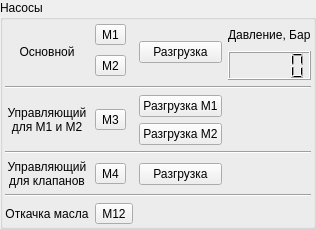
      <widget class="QGroupBox" name="PumpControl">
       <property name="title">
        <string>Насосы</string>
       </property>
       <layout class="QGridLayout" name="gridLayout_17">
        <property name="leftMargin">
         <number>2</number>
        </property>
        <property name="topMargin">
         <number>4</number>
        </property>
        <property name="rightMargin">
         <number>2</number>
        </property>
        <property name="bottomMargin">
         <number>2</number>
        </property>
        <item row="1" column="1">
         <widget class="QToolButton" name="KM1">
          <property name="toolTip">
           <string>KM1</string>
          </property>
          <property name="toolTipDuration">
           <number>500</number>
          </property>
          <property name="text">
           <string>M1</string>
          </property>
          <property name="checkable">
           <bool>true</bool>
          </property>
         </widget>
        </item>
        <item row="2" column="1">
         <widget class="QToolButton" name="KM2">
          <property name="toolTip">
           <string>KM2</string>
          </property>
          <property name="toolTipDuration">
           <number>500</number>
          </property>
          <property name="text">
           <string>M2</string>
          </property>
          <property name="checkable">
           <bool>true</bool>
          </property>
         </widget>
        </item>
        <item row="10" column="1">
         <widget class="QToolButton" name="KM4">
          <property name="toolTip">
           <string>KM4</string>
          </property>
          <property name="toolTipDuration">
           <number>500</number>
          </property>
          <property name="text">
           <string>M4</string>
          </property>
          <property name="checkable">
           <bool>true</bool>
          </property>
         </widget>
        </item>
        <item row="10" column="2">
         <widget class="QPushButton" name="YA3">
          <property name="toolTip">
           <string>YA3</string>
          </property>
          <property name="toolTipDuration">
           <number>500</number>
          </property>
          <property name="text">
           <string>Разгрузка</string>
          </property>
          <property name="checkable">
           <bool>true</bool>
          </property>
         </widget>
        </item>
        <item row="10" column="0">
         <widget class="QLabel" name="label_4">
          <property name="text">
           <string>Управляющий
для клапанов</string>
          </property>
          <property name="alignment">
           <set>Qt::AlignCenter</set>
          </property>
         </widget>
        </item>
        <item row="13" column="1">
         <widget class="QToolButton" name="KM9">
          <property name="toolTip">
           <string>KM9</string>
          </property>
          <property name="toolTipDuration">
           <number>500</number>
          </property>
          <property name="text">
           <string>M12</string>
          </property>
          <property name="checkable">
           <bool>true</bool>
          </property>
         </widget>
        </item>
        <item row="13" column="0">
         <widget class="QLabel" name="label_11">
          <property name="text">
           <string>Откачка масла</string>
          </property>
          <property name="alignment">
           <set>Qt::AlignCenter</set>
          </property>
         </widget>
        </item>
        <item row="7" column="1" rowspan="2">
         <widget class="QToolButton" name="KM3">
          <property name="toolTip">
           <string>KM3</string>
          </property>
          <property name="toolTipDuration">
           <number>500</number>
          </property>
          <property name="text">
           <string>M3</string>
          </property>
          <property name="checkable">
           <bool>true</bool>
          </property>
         </widget>
        </item>
        <item row="7" column="2">
         <widget class="QPushButton" name="YA1">
          <property name="toolTip">
           <string>YA1</string>
          </property>
          <property name="toolTipDuration">
           <number>500</number>
          </property>
          <property name="text">
           <string>Разгрузка М1</string>
          </property>
          <property name="checkable">
           <bool>true</bool>
          </property>
         </widget>
        </item>
        <item row="8" column="2">
         <widget class="QPushButton" name="YA2">
          <property name="toolTip">
           <string>YA2</string>
          </property>
          <property name="toolTipDuration">
           <number>500</number>
          </property>
          <property name="text">
           <string>Разгрузка М2</string>
          </property>
          <property name="checkable">
           <bool>true</bool>
          </property>
         </widget>
        </item>
        <item row="7" column="0" rowspan="2">
         <widget class="QLabel" name="label_3">
          <property name="text">
           <string>Управляющий
для М1 и М2</string>
          </property>
          <property name="alignment">
           <set>Qt::AlignCenter</set>
          </property>
         </widget>
        </item>
        <item row="2" column="3">
         <widget class="QLCDNumber" name="BP1">
          <property name="minimumSize">
           <size>
            <width>0</width>
            <height>29</height>
           </size>
          </property>
          <property name="maximumSize">
           <size>
            <width>16777215</width>
            <height>29</height>
           </size>
          </property>
          <property name="toolTip">
           <string>BP1</string>
          </property>
          <property name="toolTipDuration">
           <number>500</number>
          </property>
          <property name="frameShape">
           <enum>QFrame::Box</enum>
          </property>
         </widget>
        </item>
        <item row="1" column="3">
         <widget class="QLabel" name="label_13">
          <property name="text">
           <string>Давление, Бар</string>
          </property>
         </widget>
        </item>
        <item row="1" column="2" rowspan="2">
         <widget class="QPushButton" name="YA5">
          <property name="toolTip">
           <string>YA5</string>
          </property>
          <property name="toolTipDuration">
           <number>500</number>
          </property>
          <property name="text">
           <string>Разгрузка</string>
          </property>
          <property name="checkable">
           <bool>true</bool>
          </property>
         </widget>
        </item>
        <item row="1" column="0" rowspan="2">
         <widget class="QLabel" name="label_2">
          <property name="text">
           <string>Основной</string>
          </property>
          <property name="alignment">
           <set>Qt::AlignCenter</set>
          </property>
         </widget>
        </item>
        <item row="4" column="0" colspan="4">
         <widget class="Line" name="line">
          <property name="orientation">
           <enum>Qt::Horizontal</enum>
          </property>
         </widget>
        </item>
        <item row="9" column="0" colspan="4">
         <widget class="Line" name="line_2">
          <property name="orientation">
           <enum>Qt::Horizontal</enum>
          </property>
         </widget>
        </item>
        <item row="12" column="0" colspan="4">
         <widget class="Line" name="line_3">
          <property name="orientation">
           <enum>Qt::Horizontal</enum>
          </property>
         </widget>
        </item>
       </layout>
      </widget>
